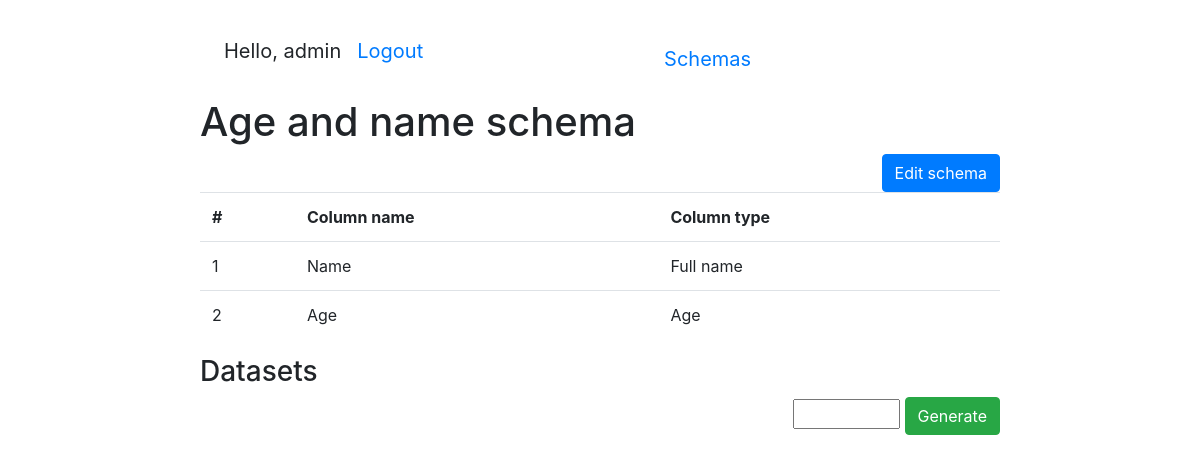
Page /schema/4/ (signed in) on the committed database.
### schema/models.py (models this page shows, shortened)
class User(AbstractUser):
    pass

class Schema(models.Model):
    user = models.ForeignKey(
        settings.AUTH_USER_MODEL,
        on_delete=models.CASCADE
    )
    title = models.CharField(max_length=255)
    columns = models.ManyToManyField(
        Column,
        related_name="schemas"
    )
    modified = models.DateField(auto_now=True)

class Column(models.Model):
    class ColumnTypes(models.TextChoices):
        NAME = "Full name"
        Job = "Job"
        EMAIL = "Email"
        COMPANY = "Company"
        DATE = "Date"
    name = models.CharField(max_length=255)
    type = models.CharField(
        max_length=100,
        choices=ColumnTypes.choices
    )
    order = models.PositiveSmallIntegerField()
    class Meta:
        ordering = ["order"]

### schema/views.py (the view)
class SchemaDetailView(
    LoginRequiredMixin,
    generic.DetailView
):
    model = Schema

### templates/schema/schema_detail.html (shortened to what this page needs)
{% extends "base.html" %}
{% load crispy_forms_filters %}
{% block content %}
  <h1>{{schema.title}}</h1>
  <a class="btn btn-primary" style="float:right" href="{% url 'schema:schema-update' pk=schema.id %}">
    Edit schema
  </a>
  <table class="table">
    <tr>
      <th>#</th>
      <th>Column name</th>
      <th>Column type</th>
    </tr>
    {% for column in schema.columns.all %}
      <tr>
        <td>
          {{ column.order }}
        </td>
        <td>
          {{ column.name }}
        </td>
        <td>
          {{ column.type }}
        </td>
      </tr>
      {% endfor %}
    </table>
    <h3>Datasets</h3>
    <div class="data-generate">
      <input type="number" id="number_of_rows" min="0" max="1000">
      <button class="btn btn-success" id="btn_number_of_rows">Generate</button>
    </div>
{% endblock %}

### templates/includes/navbar.html
<nav class="navbar navbar-expand-lg">
    <ul class="navbar-nav">
    {% if user.is_authenticated %}
      <li class="nav-item">
        <p class="nav-link">Hello, {{ user.get_username }}</p>
      </li>
      <li class="nav-item">
        <a class="nav-link" href="{% url 'logout'%}?next={% url 'login'%}">Logout</a>
      </li>
    {% else %}
      <li class="nav-item">
        <a class="nav-link" href="{% url 'login'%}?next={{request.path}}">Login</a>
      </li>
    {% endif %}
    </ul>
  <div class="collapse navbar-collapse justify-content-md-center">
    <ul class="navbar-nav">
      <li class="nav-item">
        <a class="nav-link" href="{% url 'schema:schema-list' %}">Schemas</a>
      </li>
    </ul>
  </div>
</nav>

### static/css/styles.css (style rules this page uses)
body { padding: 20px 200px; }
.navbar-nav { font-size: 20px; }
.data-generate { float: right; }

### rows in the picture
User: get_username "admin"
Schema: title "Age and name schema"
Column: order "1", name "Name", type "Full name"
Column: order "2", name "Age", type "Age"
